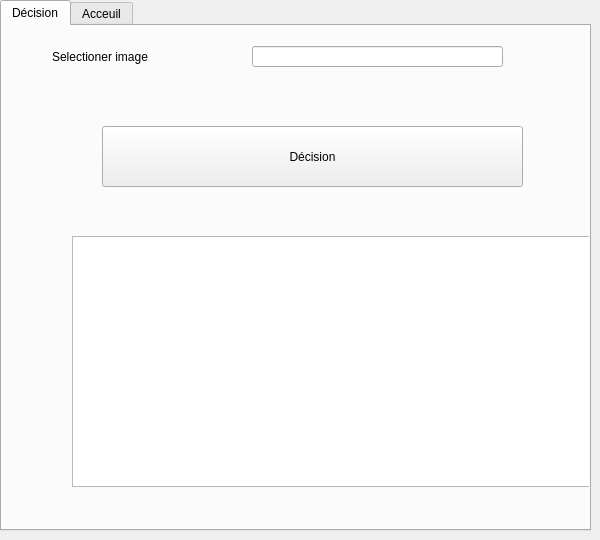
    <widget class="QWidget" name="tab_6">
     <attribute name="title">
      <string>DECISION</string>
     </attribute>
     <widget class="QTabWidget" name="tabWidget_6">
      <property name="geometry">
       <rect>
        <x>0</x>
        <y>0</y>
        <width>591</width>
        <height>531</height>
       </rect>
      </property>
      <property name="currentIndex">
       <number>0</number>
      </property>
      <widget class="QWidget" name="tab_21">
       <attribute name="title">
        <string>Décision</string>
       </attribute>
       <widget class="QLineEdit" name="lineEdit_6">
        <property name="geometry">
         <rect>
          <x>250</x>
          <y>20</y>
          <width>251</width>
          <height>21</height>
         </rect>
        </property>
       </widget>
       <widget class="QTextEdit" name="textEdit">
        <property name="geometry">
         <rect>
          <x>70</x>
          <y>210</y>
          <width>551</width>
          <height>251</height>
         </rect>
        </property>
       </widget>
       <widget class="QPushButton" name="pushButton_3">
        <property name="geometry">
         <rect>
          <x>100</x>
          <y>100</y>
          <width>421</width>
          <height>61</height>
         </rect>
        </property>
        <property name="styleSheet">
         <string notr="true">font: 75 16pt &quot;MS Shell Dlg 2&quot;;</string>
        </property>
        <property name="text">
         <string>Décision</string>
        </property>
       </widget>
       <widget class="QLabel" name="label_5">
        <property name="geometry">
         <rect>
          <x>50</x>
          <y>20</y>
          <width>151</width>
          <height>21</height>
         </rect>
        </property>
        <property name="styleSheet">
         <string notr="true">font: 75 12pt &quot;MS Shell Dlg 2&quot;;</string>
        </property>
        <property name="text">
         <string>Selectioner image </string>
        </property>
       </widget>
      </widget>
      <widget class="QWidget" name="tab_22">
       <attribute name="title">
        <string>Acceuil</string>
       </attribute>
      </widget>
     </widget>
    </widget>
